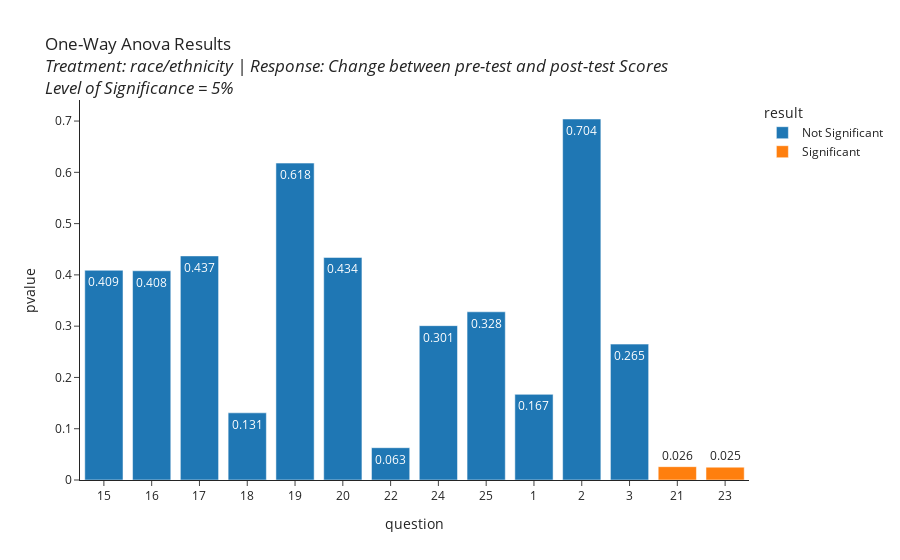

The cell this chart's notebook holds for it:
### Code cell
px.bar(
       results_df, x='question', y='pvalue',
       color='result',
       title='One-Way Anova Results <br><i>Treatment: race/ethnicity | Response: Change between pre-test and post-test Scores<br><i>Level of Significance = 5%',
       text_auto=True, template='simple_white')

### Figure 1 — Plotly figure (JSON) as saved in the notebook; plotly's stock layout.template omitted (floating-point values rounded to 4 significant figures)
{"data": [{"alignmentgroup": "True", "hovertemplate": "result=Not Significant<br>question=%{x}<br>pvalue=%{y}<extra></extra>", "legendgroup": "Not Significant", "marker": {"color": "#1F77B4", "pattern": {"shape": ""}}, "name": "Not Significant", "offsetgroup": "Not Significant", "orientation": "v", "showlegend": true, "textposition": "auto", "texttemplate": "%{y}", "type": "bar", "x": ["15", "16", "17", "18", "19", "20", "22", "24", "25", "1", "2", "3"], "xaxis": "x", "y": [0.409, 0.408, 0.437, 0.131, 0.618, 0.434, 0.063, 0.301, 0.328, 0.167, 0.704, 0.265], "yaxis": "y"}, {"alignmentgroup": "True", "hovertemplate": "result=Significant<br>question=%{x}<br>pvalue=%{y}<extra></extra>", "legendgroup": "Significant", "marker": {"color": "#FF7F0E", "pattern": {"shape": ""}}, "name": "Significant", "offsetgroup": "Significant", "orientation": "v", "showlegend": true, "textposition": "auto", "texttemplate": "%{y}", "type": "bar", "x": ["21", "23"], "xaxis": "x", "y": [0.026, 0.025], "yaxis": "y"}], "layout": {"barmode": "relative", "legend": {"title": {"text": "result"}, "tracegroupgap": 0}, "title": {"text": "One-Way Anova Results <br><i>Treatment: race/ethnicity | Response: Change between pre-test and post-test Scores<br><i>Level of Significance = 5%"}, "xaxis": {"anchor": "y", "domain": [0, 1], "title": {"text": "question"}}, "yaxis": {"anchor": "x", "domain": [0, 1], "title": {"text": "pvalue"}}}}
